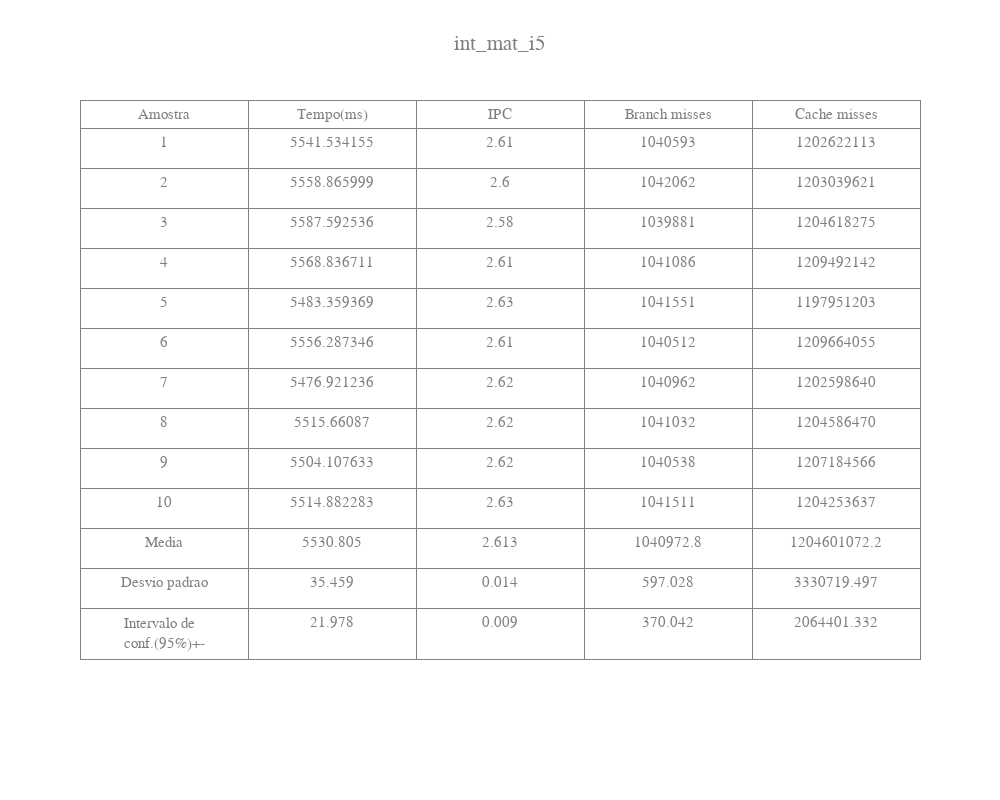
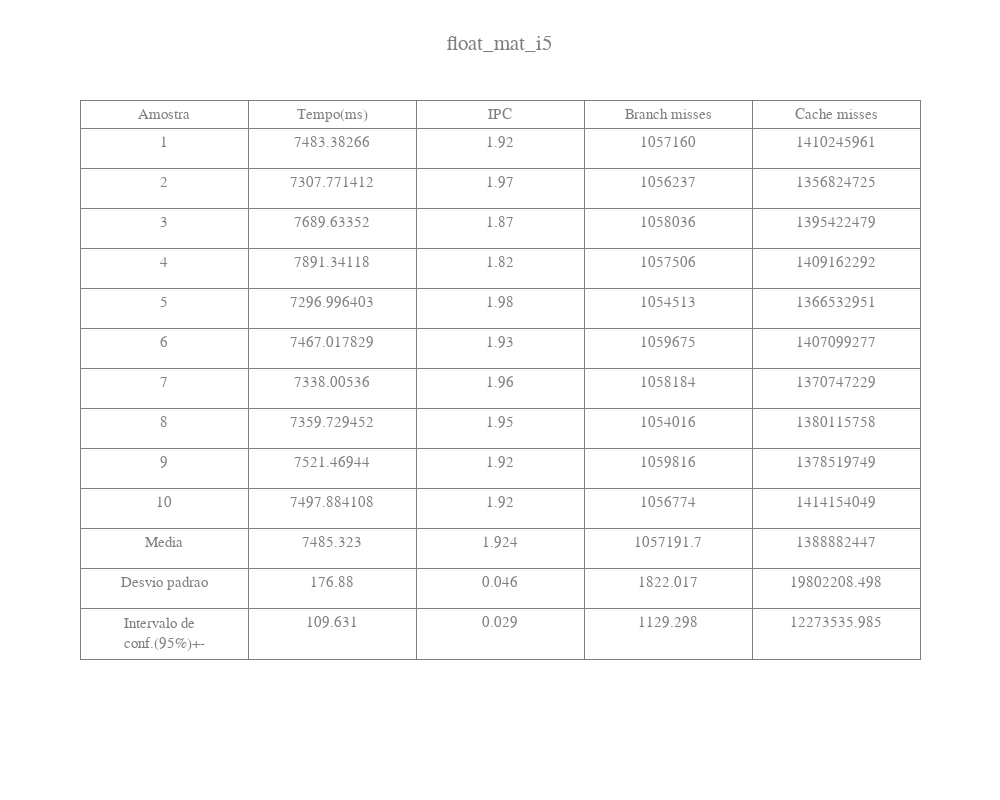
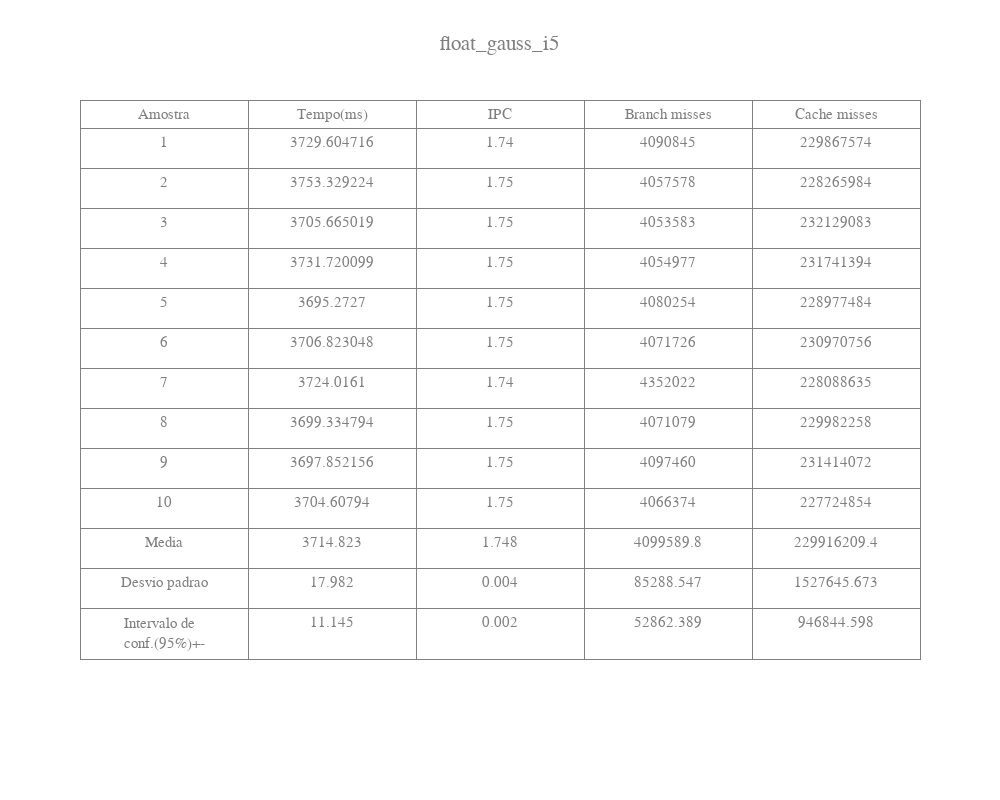
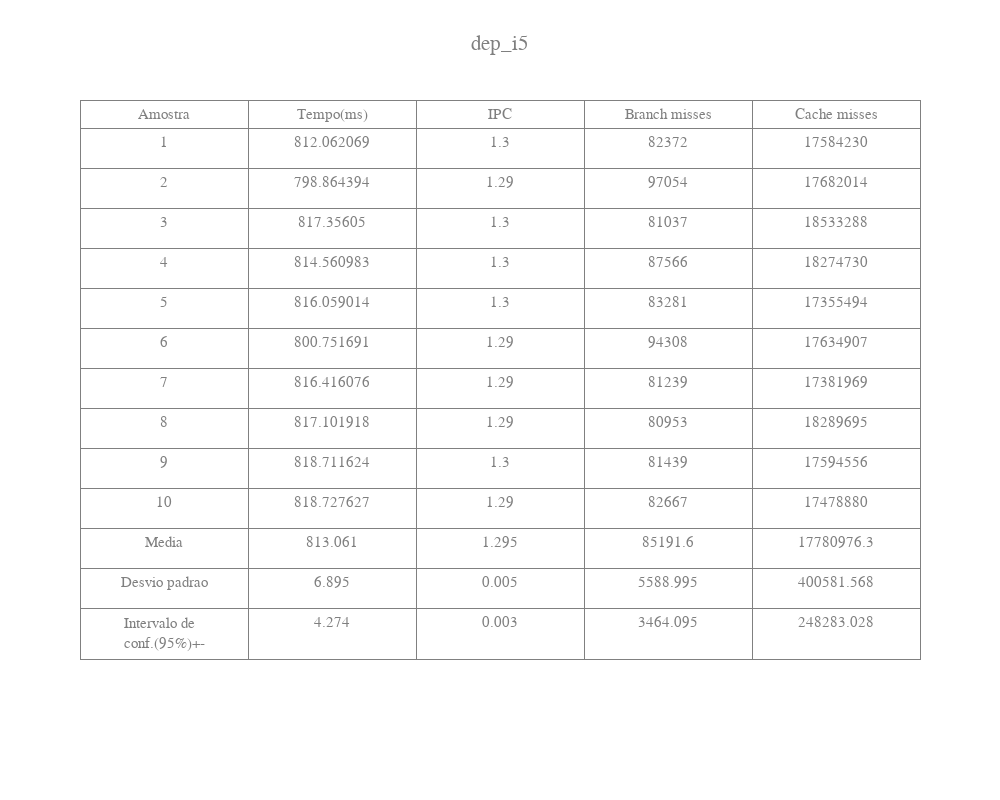

Here is the notebook cell these charts were saved with, in order:
### Code cell
def confidence(avg, std, size):
    return 1.96*std/math.sqrt(size)

def plot_tables():
    avgs = dict()
    stds = dict()
    confs = dict()

    for test, data in test_results.items():
        clock_data = np.array([])
        icp_data = np.array([])
        branch_data = np.array([])
        cache_data = np.array([])

        #print('teste: {}'.format(test))
        for results in test_results[test]:
            clock_data = np.append(clock_data, results['clock'])
            icp_data = np.append(icp_data, results['icp'])
            branch_data = np.append(branch_data, results['branch_misses'])
            cache_data = np.append(cache_data, results['cache_misses'])
            #print(results)
        #print('clock data', clock_data)
        clock_avg = round(np.average(clock_data),3)
        clock_std = round(np.std(clock_data),3)
        clock_conf = round(confidence(clock_avg, clock_std, 10),3)
        #print('clock avg {} clock std {} confidence {}\n'.format(clock_avg, clock_std, clock_conf))
        clock_data = np.append(clock_data, clock_avg)
        clock_data = np.append(clock_data, clock_std)
        clock_data = np.append(clock_data, clock_conf)


        #print('icp data ', icp_data)
        icp_avg = round(np.average(icp_data),3)
        icp_std = round(np.std(icp_data),3)
        icp_conf = round(confidence(icp_avg, icp_std, 10),3)
        #print('icp avg {} icp std {} icp conf {} \n'.format(icp_avg, icp_std, icp_conf))
        icp_data = np.append(icp_data, icp_avg)
        icp_data = np.append(icp_data, icp_std)
        icp_data = np.append(icp_data, icp_conf)

        #print('branch data', branch_data)
        branch_avg = round(np.average(branch_data),3)
        branch_std = round(np.std(branch_data),3)
        branch_conf = round(confidence(branch_avg, branch_std, 10),3)
        print('branch conf do teste {}: {}'.format(test, branch_conf))
        #print('branch avg {} branch std {} branch conf {}\n'.format(branch_avg, branch_std, branch_conf))
        branch_data = np.append(branch_data, branch_avg)
        branch_data = np.append(branch_data, branch_std)
        branch_data = np.append(branch_data, branch_conf)

        #print('cache data', cache_data)
        cache_avg = round(np.average(cache_data), 3)
        cache_std = round(np.std(cache_data), 3)
        cache_conf = round(confidence(cache_avg, cache_std, 10), 3)
        #print('cache avg {} cache std {} cache conf {}\n'.format(cache_avg, cache_std, cache_conf))
        cache_data = np.append(cache_data, cache_avg)
        cache_data = np.append(cache_data, cache_std)
        cache_data = np.append(cache_data, cache_conf)

        index_cells = [i for i in range(1,11)]
        index_cells.append('Media')
        index_cells.append('Desvio padrao')
        index_cells.append('Intervalo de conf.(95%)+-')
        cells = [index_cells,clock_data, icp_data, branch_data, cache_data]
        columns = ['Amostra','Tempo(ms)','IPC', 'Branch misses', 'Cache misses']

        layout = go.Layout(
            title=test,
            font=dict(family='Courier New, monospace', size=15, color='#7f7f7f'),
            width=1000,
            height=800
        )
        trace = go.Table(
            columnwidth = [40],
            header=dict(values=columns),
            cells=dict(values=cells, height=40)
        )
        data = [trace]
        figure = go.Figure(layout=layout, data=data)
        iplot(figure)

        avgs[test] = dict()
        avgs[test]['clock'] = clock_avg
        avgs[test]['ipc'] = icp_avg
        avgs[test]['branch'] = branch_avg
        avgs[test]['cache'] = cache_avg

        confs[test] = dict()
        confs[test]['clock'] = clock_conf
        confs[test]['ipc'] = icp_conf
        confs[test]['branch'] = branch_conf
        confs[test]['cache'] = cache_conf
        #print('------------------')
        pio.write_image(figure, 'images/{}.jpeg'.format(test))
        #print(avgs)
    return avgs, confs



avgs, confs = plot_tables()

### Figure 1 — Plotly figure (JSON) as saved in the notebook; plotly's stock layout.template omitted (floating-point values rounded to 4 significant figures)
{"data": [{"cells": {"height": 40, "values": [[1, 2, 3, 4, 5, 6, 7, 8, 9, 10, "Media", "Desvio padrao", "Intervalo de conf.(95%)+-"], [5542.0, 5559.0, 5588.0, 5569.0, 5483.0, 5556.0, 5477.0, 5516.0, 5504.0, 5515.0, 5531.0, 35.46, 21.98], [2.61, 2.6, 2.58, 2.61, 2.63, 2.61, 2.62, 2.62, 2.62, 2.63, 2.613, 0.014, 0.009], [1040593, 1042062, 1039881, 1041086, 1041551, 1040512, 1040962, 1041032, 1040538, 1041511, 1041000.0, 597.0, 370.0], [1202622113, 1203039621, 1204618275, 1209492142, 1197951203, 1209664055, 1202598640, 1204586470, 1207184566, 1204253637, 1205000000.0, 3331000.0, 2064000.0]]}, "columnwidth": [40], "header": {"values": ["Amostra", "Tempo(ms)", "IPC", "Branch misses", "Cache misses"]}, "type": "table", "uid": "deb80ce0-d3c2-4bf4-8fba-734489722118"}], "layout": {"font": {"color": "#7f7f7f", "family": "Courier New, monospace", "size": 15}, "height": 800, "title": "int_mat_i5", "width": 1000}}

### Figure 2 — Plotly figure (JSON) as saved in the notebook; plotly's stock layout.template omitted (floating-point values rounded to 4 significant figures)
{"data": [{"cells": {"height": 40, "values": [[1, 2, 3, 4, 5, 6, 7, 8, 9, 10, "Media", "Desvio padrao", "Intervalo de conf.(95%)+-"], [7483.0, 7308.0, 7690.0, 7891.0, 7297.0, 7467.0, 7338.0, 7360.0, 7521.0, 7498.0, 7485.0, 176.9, 109.6], [1.92, 1.97, 1.87, 1.82, 1.98, 1.93, 1.96, 1.95, 1.92, 1.92, 1.924, 0.046, 0.029], [1057160, 1056237, 1058036, 1057506, 1054513, 1059675, 1058184, 1054016, 1059816, 1056774, 1057000.0, 1822.0, 1129.0], [1410245961, 1356824725, 1395422479, 1409162292, 1366532951, 1407099277, 1370747229, 1380115758, 1378519749, 1414154049, 1388882447, 19800000.0, 12270000.0]]}, "columnwidth": [40], "header": {"values": ["Amostra", "Tempo(ms)", "IPC", "Branch misses", "Cache misses"]}, "type": "table", "uid": "1c9fa230-a15b-45ea-85fe-1720552f7a5b"}], "layout": {"font": {"color": "#7f7f7f", "family": "Courier New, monospace", "size": 15}, "height": 800, "title": "float_mat_i5", "width": 1000}}

### Figure 3 — Plotly figure (JSON) as saved in the notebook; plotly's stock layout.template omitted (floating-point values rounded to 4 significant figures)
{"data": [{"cells": {"height": 40, "values": [[1, 2, 3, 4, 5, 6, 7, 8, 9, 10, "Media", "Desvio padrao", "Intervalo de conf.(95%)+-"], [3730.0, 3753.0, 3706.0, 3732.0, 3695.0, 3707.0, 3724.0, 3699.0, 3698.0, 3705.0, 3715.0, 17.98, 11.14], [1.74, 1.75, 1.75, 1.75, 1.75, 1.75, 1.74, 1.75, 1.75, 1.75, 1.748, 0.004, 0.002], [4090845, 4057578, 4053583, 4054977, 4080254, 4071726, 4352022, 4071079, 4097460, 4066374, 4100000.0, 85290.0, 52860.0], [229867574, 228265984, 232129083, 231741394, 228977484, 230970756, 228088635, 229982258, 231414072, 227724854, 229900000.0, 1528000.0, 946800.0]]}, "columnwidth": [40], "header": {"values": ["Amostra", "Tempo(ms)", "IPC", "Branch misses", "Cache misses"]}, "type": "table", "uid": "ec1a1ca2-045c-45d4-8854-913dde6c4345"}], "layout": {"font": {"color": "#7f7f7f", "family": "Courier New, monospace", "size": 15}, "height": 800, "title": "float_gauss_i5", "width": 1000}}

### Figure 4 — Plotly figure (JSON) as saved in the notebook; plotly's stock layout.template omitted (floating-point values rounded to 4 significant figures)
{"data": [{"cells": {"height": 40, "values": [[1, 2, 3, 4, 5, 6, 7, 8, 9, 10, "Media", "Desvio padrao", "Intervalo de conf.(95%)+-"], [812.1, 798.9, 817.4, 814.6, 816.1, 800.8, 816.4, 817.1, 818.7, 818.7, 813.1, 6.895, 4.274], [1.3, 1.29, 1.3, 1.3, 1.3, 1.29, 1.29, 1.29, 1.3, 1.29, 1.295, 0.005, 0.003], [82372, 97054, 81037, 87566, 83281, 94308, 81239, 80953, 81439, 82667, 85190.0, 5589.0, 3464.0], [17584230, 17682014, 18533288, 18274730, 17355494, 17634907, 17381969, 18289695, 17594556, 17478880, 17780000.0, 400600.0, 248300.0]]}, "columnwidth": [40], "header": {"values": ["Amostra", "Tempo(ms)", "IPC", "Branch misses", "Cache misses"]}, "type": "table", "uid": "8ed12496-84aa-4dfb-bda6-7b161b90cc8d"}], "layout": {"font": {"color": "#7f7f7f", "family": "Courier New, monospace", "size": 15}, "height": 800, "title": "dep_i5", "width": 1000}}
